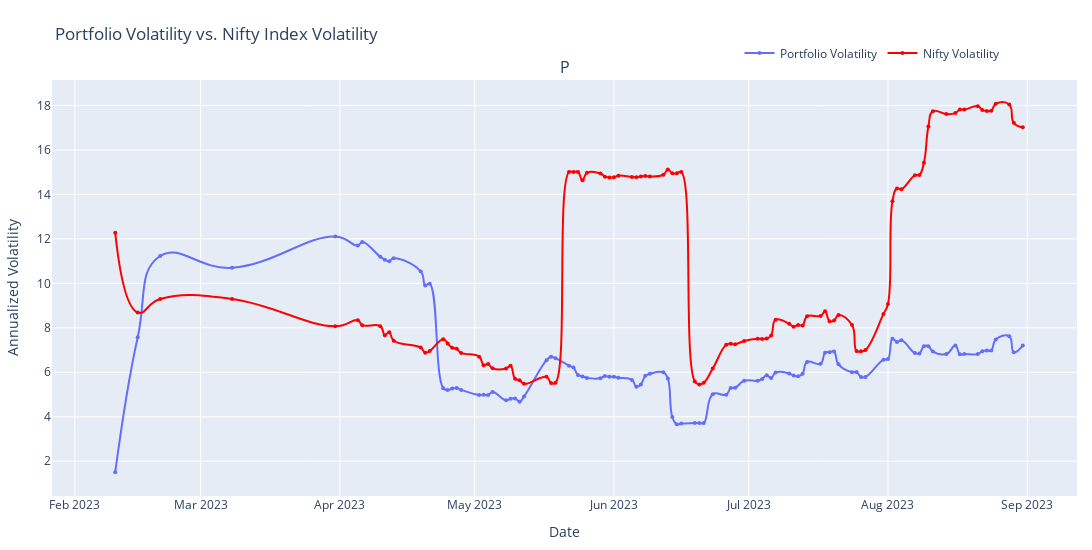

Source (notebook cell):
### Markdown cell above
<h2 style="color: rgb(31, 136, 217);">Volatility Calculation</h2>

### Code cell
import pandas as pd
import numpy as np
import plotly.graph_objects as go
from plotly.subplots import make_subplots
from scipy import stats

# Since explicit Nifty 50 index data is not available in the dataset,
# I estimate its volatility using stocks that have 'Nifty' in their names.

# Creating a copy of the filtered DataFrame to ensure the original data remains unchanged
df = filtered_df.copy()

# Converting 'DateTime_$date' to datetime format so we can use it for time-based calculations
df['DateTime_$date'] = pd.to_datetime(df['DateTime_$date'], errors='coerce')

# Converting 'DEFAULT_LTP' (Last Traded Price) to numeric format 
# If there are any errors, they will be converted to NaN
df['DEFAULT_LTP'] = pd.to_numeric(df['DEFAULT_LTP'], errors='coerce')

# Forward-filling missing values in 'DEFAULT_LTP' to maintain continuity in stock prices
df['DEFAULT_LTP'] = df['DEFAULT_LTP'].ffill()

# Calculating the daily return percentage for each stock
df['Daily_Return'] = df.groupby('STOCK')['DEFAULT_LTP'].pct_change() * 100

# Computing the average daily return across all stocks to approximate an equal-weighted portfolio return
portfolio_daily_returns = df.groupby('DateTime_$date')['Daily_Return'].mean().reset_index()

# Calculating rolling volatility (20-day window) for the portfolio
# This gives an estimate of how much the portfolio fluctuates over time
portfolio_daily_returns['Portfolio_Volatility'] = (
    portfolio_daily_returns['Daily_Return']
    .rolling(window=20, min_periods=1)
    .std() * np.sqrt(252)  # Annualizing the volatility
)

# Extracting stocks with 'Nifty' in their names to estimate the Nifty index's volatility
nifty_stocks = df[df['STOCK'].str.contains('Nifty', case=False, na=False)].copy()

# Calculating daily returns for these 'Nifty' stocks
nifty_stocks['Nifty_Return'] = nifty_stocks.groupby('STOCK')['DEFAULT_LTP'].pct_change() * 100

# Aggregating daily returns of Nifty stocks to approximate Nifty index returns
nifty_volatility = nifty_stocks.groupby('DateTime_$date')['Nifty_Return'].mean().reset_index()

# Calculating rolling volatility (20-day window) for the estimated Nifty index
nifty_volatility['Nifty_Volatility'] = (
    nifty_volatility['Nifty_Return']
    .rolling(window=20, min_periods=1)
    .std() * np.sqrt(252)  # Annualizing the volatility
)

# Merging portfolio and Nifty volatility data to ensure aligned dates for comparison
combined_data = pd.merge(portfolio_daily_returns, nifty_volatility, on='DateTime_$date', how='inner')

# Performing statistical analysis to understand the return characteristics of both the portfolio and the Nifty index
stats_summary = {
    'Portfolio_Mean_Daily_Return': combined_data['Daily_Return'].mean(),  # Average daily return of the portfolio
    'Portfolio_Annualized_Volatility': combined_data['Portfolio_Volatility'].mean(),  # Average portfolio volatility
    'Portfolio_Skewness': stats.skew(combined_data['Daily_Return'].dropna()),  # Measure of return distribution symmetry
    'Portfolio_Kurtosis': stats.kurtosis(combined_data['Daily_Return'].dropna()),  # Measure of extreme return deviations
    'Nifty_Mean_Daily_Return': combined_data['Nifty_Return'].mean(),  # Average daily return of the Nifty approximation
    'Nifty_Annualized_Volatility': combined_data['Nifty_Volatility'].mean(),  # Average Nifty volatility
    'Nifty_Skewness': stats.skew(combined_data['Nifty_Return'].dropna()),  # Symmetry of Nifty return distribution
    'Nifty_Kurtosis': stats.kurtosis(combined_data['Nifty_Return'].dropna())  # Measure of extreme Nifty return deviations
}

# Performing a t-test to check if there is a significant difference in returns between the portfolio and Nifty
t_stat, p_value = stats.ttest_ind(
    combined_data['Daily_Return'].dropna(),
    combined_data['Nifty_Return'].dropna(),
    equal_var=False  # Assumes the two groups may have different variances
)
stats_summary['T-Test Statistic'] = t_stat  # Test statistic value
stats_summary['P-Value'] = p_value  # Probability of observing the difference under the null hypothesis

# Plotting the volatility of the portfolio vs. the Nifty index to visualize fluctuations
fig = make_subplots(rows=1, cols=1, subplot_titles=('Portfolio Volatility vs. Nifty Index Volatility'))

# Adding portfolio volatility to the plot
fig.add_trace(
    go.Scatter(
        x=combined_data['DateTime_$date'], 
        y=combined_data['Portfolio_Volatility'],
        name='Portfolio Volatility',
        mode='lines+markers',
        line=dict(color='#636efa', shape='spline', smoothing=1.3),
        marker=dict(size=4)
    ),
    row=1, col=1
)

# Adding Nifty volatility to the plot
fig.add_trace(
    go.Scatter(
        x=combined_data['DateTime_$date'], 
        y=combined_data['Nifty_Volatility'],
        name='Nifty Volatility',
        mode='lines+markers',
        line=dict(color='red', shape='spline', smoothing=1.3),
        marker=dict(size=4)
    ),
    row=1, col=1
)

# Formatting the plot layout
fig.update_layout(
    height=550,
    width = 1100,
    showlegend=True,
    title_text='Portfolio Volatility vs. Nifty Index Volatility',
    xaxis_title='Date',
    yaxis_title='Annualized Volatility',
    margin=dict(l=15, r=15, t=80, b=50),  # Increase top margin for legend space
    legend=dict(
        orientation='h',  # Horizontal legend
        x=0.8, y=1.1,  # Center the legend below the title
        xanchor='center'
    )
)

# Printing the statistical summary for insights
print("Statistical Summary:")
for key, value in stats_summary.items():
    print(f"{key}: {value:.4f}")

# Displaying the plot
fig.show()

### Figure 1 — Plotly figure (JSON) as saved in the notebook; plotly's stock layout.template omitted (floating-point values rounded to 4 significant figures)
{"data": [{"line": {"color": "#636efa", "shape": "spline", "smoothing": 1.3}, "marker": {"size": 4}, "mode": "lines+markers", "name": "Portfolio Volatility", "type": "scatter", "x": ["2023-02-08T00:00:00", "2023-02-09T00:00:00", "2023-02-10T00:00:00", "2023-02-15T00:00:00", "2023-02-20T00:00:00", "2023-03-08T00:00:00", "2023-03-31T00:00:00", "2023-04-05T00:00:00", "2023-04-06T00:00:00", "2023-04-10T00:00:00", "2023-04-11T00:00:00", "2023-04-12T00:00:00", "2023-04-13T00:00:00", "2023-04-19T00:00:00", "2023-04-20T00:00:00", "2023-04-21T00:00:00", "2023-04-24T00:00:00", "2023-04-25T00:00:00", "2023-04-26T00:00:00", "2023-04-27T00:00:00", "2023-04-28T00:00:00", "2023-05-02T00:00:00", "2023-05-03T00:00:00", "2023-05-04T00:00:00", "2023-05-05T00:00:00", "2023-05-08T00:00:00", "2023-05-09T00:00:00", "2023-05-10T00:00:00", "2023-05-11T00:00:00", "2023-05-12T00:00:00", "2023-05-17T00:00:00", "2023-05-18T00:00:00", "2023-05-19T00:00:00", "2023-05-22T00:00:00", "2023-05-23T00:00:00", "2023-05-24T00:00:00", "2023-05-25T00:00:00", "2023-05-26T00:00:00", "2023-05-29T00:00:00", "2023-05-30T00:00:00", "2023-05-31T00:00:00", "2023-06-01T00:00:00", "2023-06-02T00:00:00", "2023-06-05T00:00:00", "2023-06-06T00:00:00", "2023-06-07T00:00:00", "2023-06-08T00:00:00", "2023-06-09T00:00:00", "2023-06-12T00:00:00", "2023-06-13T00:00:00", "2023-06-14T00:00:00", "2023-06-15T00:00:00", "2023-06-16T00:00:00", "2023-06-19T00:00:00", "2023-06-20T00:00:00", "2023-06-21T00:00:00", "2023-06-23T00:00:00", "2023-06-26T00:00:00", "2023-06-27T00:00:00", "2023-06-28T00:00:00", "2023-06-30T00:00:00", "2023-07-03T00:00:00", "2023-07-04T00:00:00", "2023-07-05T00:00:00", "2023-07-06T00:00:00", "2023-07-07T00:00:00", "2023-07-10T00:00:00", "2023-07-11T00:00:00", "2023-07-12T00:00:00", "2023-07-13T00:00:00", "2023-07-14T00:00:00", "2023-07-17T00:00:00", "2023-07-18T00:00:00", "2023-07-19T00:00:00", "2023-07-20T00:00:00", "2023-07-21T00:00:00", "2023-07-24T00:00:00", "2023-07-25T00:00:00", "2023-07-26T00:00:00", "2023-07-27T00:00:00", "2023-07-31T00:00:00", "2023-08-01T00:00:00", "2023-08-02T00:00:00", "2023-08-03T00:00:00", "2023-08-04T00:00:00", "2023-08-07T00:00:00", "2023-08-08T00:00:00", "2023-08-09T00:00:00", "2023-08-10T00:00:00", "2023-08-11T00:00:00", "2023-08-14T00:00:00", "2023-08-16T00:00:00", "2023-08-17T00:00:00", "2023-08-18T00:00:00", "2023-08-21T00:00:00", "2023-08-22T00:00:00", "2023-08-23T00:00:00", "2023-08-24T00:00:00", "2023-08-25T00:00:00", "2023-08-28T00:00:00", "2023-08-29T00:00:00", "2023-08-31T00:00:00"], "xaxis": "x", "y": [NaN, NaN, 1.506, 7.577, 11.23, 10.7, 12.11, 11.7, 11.86, 11.19, 11.06, 10.99, 11.13, 10.54, 9.906, 9.982, 5.287, 5.204, 5.271, 5.288, 5.208, 4.981, 4.986, 4.975, 5.113, 4.739, 4.814, 4.823, 4.679, 4.91, 6.543, 6.697, 6.634, 6.295, 6.213, 5.878, 5.815, 5.748, 5.736, 5.836, 5.795, 5.795, 5.754, 5.656, 5.353, 5.455, 5.846, 5.931, 5.996, 5.723, 3.985, 3.658, 3.693, 3.714, 3.722, 3.722, 5.012, 4.991, 5.289, 5.305, 5.617, 5.618, 5.703, 5.864, 5.739, 5.99, 5.949, 5.856, 5.822, 5.938, 6.467, 6.381, 6.88, 6.904, 6.938, 6.356, 6.0, 6.008, 5.789, 5.79, 6.566, 6.593, 7.507, 7.359, 7.441, 6.863, 6.841, 7.176, 7.171, 6.933, 6.821, 7.201, 6.805, 6.819, 6.818, 6.943, 6.98, 6.979, 7.478, 7.615, 6.904, 7.202], "yaxis": "y"}, {"line": {"color": "red", "shape": "spline", "smoothing": 1.3}, "marker": {"size": 4}, "mode": "lines+markers", "name": "Nifty Volatility", "type": "scatter", "x": ["2023-02-08T00:00:00", "2023-02-09T00:00:00", "2023-02-10T00:00:00", "2023-02-15T00:00:00", "2023-02-20T00:00:00", "2023-03-08T00:00:00", "2023-03-31T00:00:00", "2023-04-05T00:00:00", "2023-04-06T00:00:00", "2023-04-10T00:00:00", "2023-04-11T00:00:00", "2023-04-12T00:00:00", "2023-04-13T00:00:00", "2023-04-19T00:00:00", "2023-04-20T00:00:00", "2023-04-21T00:00:00", "2023-04-24T00:00:00", "2023-04-25T00:00:00", "2023-04-26T00:00:00", "2023-04-27T00:00:00", "2023-04-28T00:00:00", "2023-05-02T00:00:00", "2023-05-03T00:00:00", "2023-05-04T00:00:00", "2023-05-05T00:00:00", "2023-05-08T00:00:00", "2023-05-09T00:00:00", "2023-05-10T00:00:00", "2023-05-11T00:00:00", "2023-05-12T00:00:00", "2023-05-17T00:00:00", "2023-05-18T00:00:00", "2023-05-19T00:00:00", "2023-05-22T00:00:00", "2023-05-23T00:00:00", "2023-05-24T00:00:00", "2023-05-25T00:00:00", "2023-05-26T00:00:00", "2023-05-29T00:00:00", "2023-05-30T00:00:00", "2023-05-31T00:00:00", "2023-06-01T00:00:00", "2023-06-02T00:00:00", "2023-06-05T00:00:00", "2023-06-06T00:00:00", "2023-06-07T00:00:00", "2023-06-08T00:00:00", "2023-06-09T00:00:00", "2023-06-12T00:00:00", "2023-06-13T00:00:00", "2023-06-14T00:00:00", "2023-06-15T00:00:00", "2023-06-16T00:00:00", "2023-06-19T00:00:00", "2023-06-20T00:00:00", "2023-06-21T00:00:00", "2023-06-23T00:00:00", "2023-06-26T00:00:00", "2023-06-27T00:00:00", "2023-06-28T00:00:00", "2023-06-30T00:00:00", "2023-07-03T00:00:00", "2023-07-04T00:00:00", "2023-07-05T00:00:00", "2023-07-06T00:00:00", "2023-07-07T00:00:00", "2023-07-10T00:00:00", "2023-07-11T00:00:00", "2023-07-12T00:00:00", "2023-07-13T00:00:00", "2023-07-14T00:00:00", "2023-07-17T00:00:00", "2023-07-18T00:00:00", "2023-07-19T00:00:00", "2023-07-20T00:00:00", "2023-07-21T00:00:00", "2023-07-24T00:00:00", "2023-07-25T00:00:00", "2023-07-26T00:00:00", "2023-07-27T00:00:00", "2023-07-31T00:00:00", "2023-08-01T00:00:00", "2023-08-02T00:00:00", "2023-08-03T00:00:00", "2023-08-04T00:00:00", "2023-08-07T00:00:00", "2023-08-08T00:00:00", "2023-08-09T00:00:00", "2023-08-10T00:00:00", "2023-08-11T00:00:00", "2023-08-14T00:00:00", "2023-08-16T00:00:00", "2023-08-17T00:00:00", "2023-08-18T00:00:00", "2023-08-21T00:00:00", "2023-08-22T00:00:00", "2023-08-23T00:00:00", "2023-08-24T00:00:00", "2023-08-25T00:00:00", "2023-08-28T00:00:00", "2023-08-29T00:00:00", "2023-08-31T00:00:00"], "xaxis": "x", "y": [NaN, NaN, 12.27, 8.691, 9.297, 9.297, 8.068, 8.339, 8.118, 8.075, 7.671, 7.804, 7.42, 7.112, 6.879, 6.961, 7.49, 7.298, 7.104, 7.063, 6.87, 6.703, 6.32, 6.368, 6.178, 6.17, 6.296, 5.706, 5.643, 5.479, 5.794, 5.521, 5.53, 15.0, 15.01, 15.01, 14.63, 14.97, 14.94, 14.8, 14.76, 14.77, 14.84, 14.78, 14.78, 14.81, 14.82, 14.81, 14.88, 15.12, 14.95, 14.95, 15.0, 5.582, 5.454, 5.53, 6.167, 7.236, 7.281, 7.264, 7.408, 7.504, 7.501, 7.521, 7.654, 8.364, 8.179, 8.05, 8.125, 8.104, 8.519, 8.534, 8.744, 8.297, 8.326, 8.575, 8.123, 6.958, 6.95, 7.004, 8.624, 9.072, 13.69, 14.27, 14.23, 14.86, 14.87, 15.42, 17.05, 17.74, 17.61, 17.66, 17.81, 17.81, 17.97, 17.8, 17.75, 17.77, 18.07, 18.05, 17.22, 17.02], "yaxis": "y"}], "layout": {"annotations": [{"font": {"size": 16}, "showarrow": false, "text": "P", "x": 0.5, "xanchor": "center", "xref": "paper", "y": 1, "yanchor": "bottom", "yref": "paper"}], "height": 550, "legend": {"orientation": "h", "x": 0.8, "xanchor": "center", "y": 1.1}, "margin": {"b": 50, "l": 15, "r": 15, "t": 80}, "showlegend": true, "title": {"text": "Portfolio Volatility vs. Nifty Index Volatility"}, "width": 1100, "xaxis": {"anchor": "y", "domain": [0, 1], "title": {"text": "Date"}}, "yaxis": {"anchor": "x", "domain": [0, 1], "title": {"text": "Annualized Volatility"}}}}
